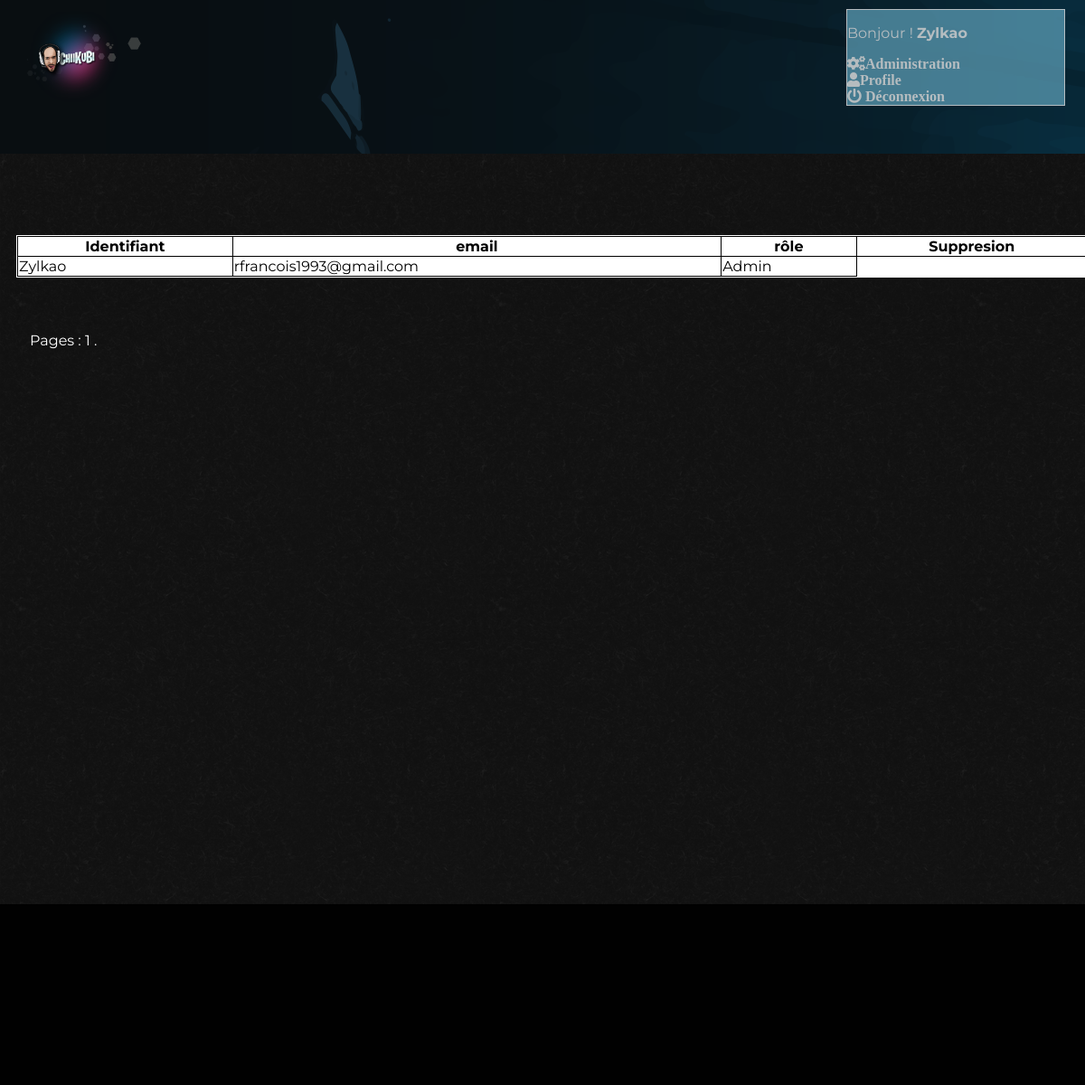
The page /index.php?action=membersList (signed in) on the database as committed earlier.
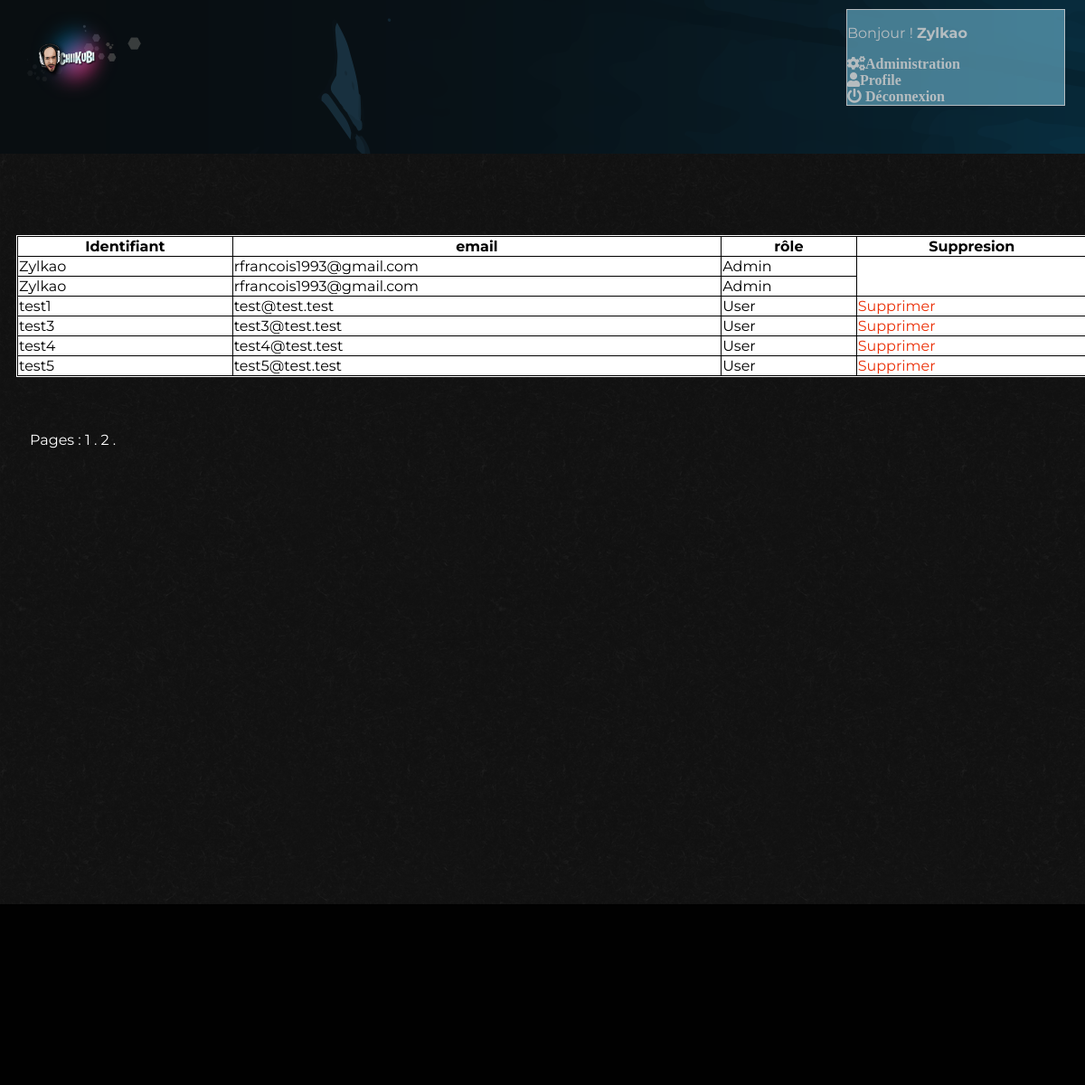
The same page on the database as committed later.
### tables this page shows
CREATE TABLE IF NOT EXISTS `users` (
  `user_id` int(11) NOT NULL AUTO_INCREMENT,
  `pseudo` varchar(255) NOT NULL,
  `email` varchar(255) NOT NULL,
  `password` varchar(255) NOT NULL,
  `role` varchar(255) NOT NULL,
  `date_user_creation` datetime NOT NULL,
  `steam_id` varchar(255) DEFAULT NULL,
  `battle_tag` varchar(255) DEFAULT NULL,
  `switch_id` varchar(255) DEFAULT NULL,
  `psn_id` varchar(255) DEFAULT NULL,
  `xbox_id` varchar(255) DEFAULT NULL,
  PRIMARY KEY (`user_id`)
);

### controller/backend.php (called while the page is built, shortened)
<?php
require_once('model/UserManager.php');
function membersList()
{
  $maxNbOfUsers = 6;
  $pageLink = "index.php?action=membersList";
  $startIndex = (isset($_GET['startIndex'])) ? htmlspecialchars($_GET['startIndex']) : 0 ;
  $userManager = new \zylkaôme\Projet_OC\Projet5\Model\UserManager();
  $totalNumberOfUsers = $userManager->countUsers();
  $users = $userManager->getUsers($startIndex,$maxNbOfUsers);
  $page = $userManager->getPagination($totalNumberOfUsers, $pageLink, $maxNbOfUsers);
  require('views/backend/members_list.php');
}

### views/backend/members_list.php (the view, shortened to what this page needs)
<section id="members_table">
  <table>
    <tr>
      <th>Identifiant</th>
      <th>email</th>
      <th>rôle</th>
      <th>Suppresion</th>
    </tr>
      <?php
          while ($data = $users->fetch())
          {
          ?>
          <tr class="table_line">
          <td><?= htmlspecialchars($data['pseudo']) ?></td>
          <td><?= htmlspecialchars($data['email']) ?></td>
          <td><?= htmlspecialchars($data['role']) ?></td>
          <?php
          if ($data['role'] == 'User')
            {
            ?>
            <td><a  id="delete_user" href="index.php?action=deleteUser&amp;id=<?= $data['user_id']?>">Supprimer</a></td>
            </tr>
            <?php
            }
          }
          ?>
    </table>
</section>
<div id="pagination"> <?php echo $page ?> </div>
  <?php $content = ob_get_clean(); ?>
  <?php require('views/backend/template_admin.php'); ?>

### model/UserManager.php (shortened to what this page needs)
<?php
class UserManager extends Manager
{
    public function getUsers($startIndex,$maxNbOfUsers)
    {
      $db = $this -> dbConnect();
      $user = $db->prepare('SELECT *,DATE_FORMAT(date_user_creation, \'%d/%m/%Y à %Hh%imin%ss\') AS date_user_fr
      FROM users
      ORDER BY user_id
      LIMIT '.intval($maxNbOfUsers).' OFFSET '.intval($startIndex).' ');
      $user -> execute(array($maxNbOfUsers,$startIndex));
      return $user;
    }
    public function getPagination($totalNumberOfUsers, $pageLink, $maxNbOfUsers) {
		$startIndex = 0;
	    $indexPage = 1;
	    $pagination = '';
	    while($startIndex < $totalNumberOfUsers) {
			$pagination .= '<a href=\''. $pageLink .'&startIndex=' . ($startIndex) . '\'>' . $indexPage . ' . </a>';
	        $indexPage++;
	        $startIndex += $maxNbOfUsers;
	    }
	    return '<div class=\'pagination\'> Pages : ' . $pagination . '</div>';
	   }
     public function countUsers()
     {
       $db = $this -> dbConnect();
       $req = $db->prepare('SELECT count(*) AS total
       FROM users');
       $req->execute();
       $count = $req->fetch();
       return $count['total'];
     }
}

### index.php (shortened to what this page needs)
<?php
require('controller/backend.php');
try {
    if (isset($_GET['action'])) {
        if ($_GET['action'] == 'welcome') {
            welcome();
        }
        elseif ($_GET['action'] == 'modifyGamelist') {
              modifyGamelist();
        }
        elseif ($_GET['action'] == 'signUp'){
              signUp();
        }
        elseif ($_GET['action'] == 'disconnect') {
          $_SESSION = array();
          session_destroy();
          header('Location: index.php?action=welcome');
        }
        elseif(isset($_GET['action'])){
          if ($_GET['action'] == 'adminPage'){
              if($_SESSION['role'] == 'Admin'){
              adminPage();
            }
            else {
              throw new Exception('Vous ne posseder pas les droits Admin');
            }
          }
          elseif ($_GET['action'] == 'membersList'){
                membersList();
          }
          else {
              throw new Exception('Accèes Admin Refusé');
          }
        }
    }
    else {
        welcome();
    }
}
catch(Exception $e) {
    echo 'Erreur : ' . $e->getMessage();
}

### views/backend/template_admin.php (shortened to what this page needs)
<!DOCTYPE html>
<html lang="fr">
  <head>
    <link rel="stylesheet" href="https://use.fontawesome.com/releases/v5.2.0/css/all.css">
    <link rel="stylesheet" href="public/css/style.css">
  </head>
  <body>
    <section id="header">
      <img id="logo" src="public/image/chiikubi.png" alt="Logo de Chiik'Tv" />
      <?php include('views/frontend/connexion.php');?>
    </section>
    <?= $content ?>
  </body>
  <footer>
  </footer>
</html>

### views/frontend/connexion.php (shortened to what this page needs)
<?php
if(isset($_SESSION['user_id']))
{
?>
<div id="connexion_area">
  <div id="btn-menu">
    <p> Bonjour ! <strong> <?php echo $_SESSION['pseudo'] ?></strong> </p>
    <?php if(isset($_SESSION['role']) && $_SESSION['role'] === 'Admin'){?>
      <a href='index.php?action=adminPage' id ="admin_btn"> <i class="fas fa-cogs">Administration</i></a>
    <?php } ?>
      <a href='index.php?action=profilPage&amp;id=<?= $_SESSION['user_id']?> ' id ="profile_btn"> <i class="fas fa-user">Profile</i></a>
    <a href='index.php?action=disconnect' id="disconnect_btn"> <i class="fas fa-power-off"> Déconnexion </i></a>
  </div>
<?php
};
?>

### public/css/style.css (style rules this page uses)
body { background-image: url(../image/zwartevilt.png); height:750px; overflow-x :hidden; }
footer { position:absolute; top:800px; left:0; width:100%; height:150px; background-color:rgba(1,1,1,1); }
#header { position:fixed; top: 0px; left:0px; width: 99%; height : 130px; padding-right:15px; background-image:url(../image/chiikubi-overlay1.png); z-index:10; }
#logo { position:absolute; width: 250px; height:150px; top: -10px; }
#connexion_area { border:1px solid white; position:absolute; z-index:2; right:25px; top: 10px; width: 240px; background-color :#60a3bc; opacity:0.7; }
#btn-menu { display:flex; flex-direction:column; justify-content: space-around; }
a { text-decoration: none; color:white; }
#members_table { width:100%; position:relative; top: 250px; margin:10px; border:1px solid white; color:black; background-color:white; font-family: 'Montserrat', sans-serif; }
#delete_user { color: #eb2f06; }
table { border-collapse: collapse; width:100%; }
th, td { border:1px solid black; }
p,#upload_file { color:white; font-family: 'Montserrat', sans-serif; }
.pagination { color:white; }
#pagination { position :relative; top:300px; left:25px; font-family: 'Montserrat', sans-serif; }
@media screen and (min-width:768px) and (max-width:1200px) { body { height:1000px; overflow-y:hidden; } }
@media screen and (min-width:768px) and (max-width:1200px) { footer { top:1000px; height:200px; } }
@media screen and (min-width:768px) and (max-width:1200px) { #header { height:170px; } }
@media screen and (min-width:768px) and (max-width:1200px) { #logo { left:-40px; transform:scale(0.7); } }

Rows that differ between the two databases and show on the page:
added users: pseudo "Zylkao", email "rfrancois1993@gmail.com", role "Admin"
added users: pseudo "test1", email "test@test.test", role "User"
added users: pseudo "test3", email "test3@test.test", role "User"
added users: pseudo "test4", email "test4@test.test", role "User"
added users: pseudo "test5", email "test5@test.test", role "User"
Other text that changed with them:
new list line: "2 ."
